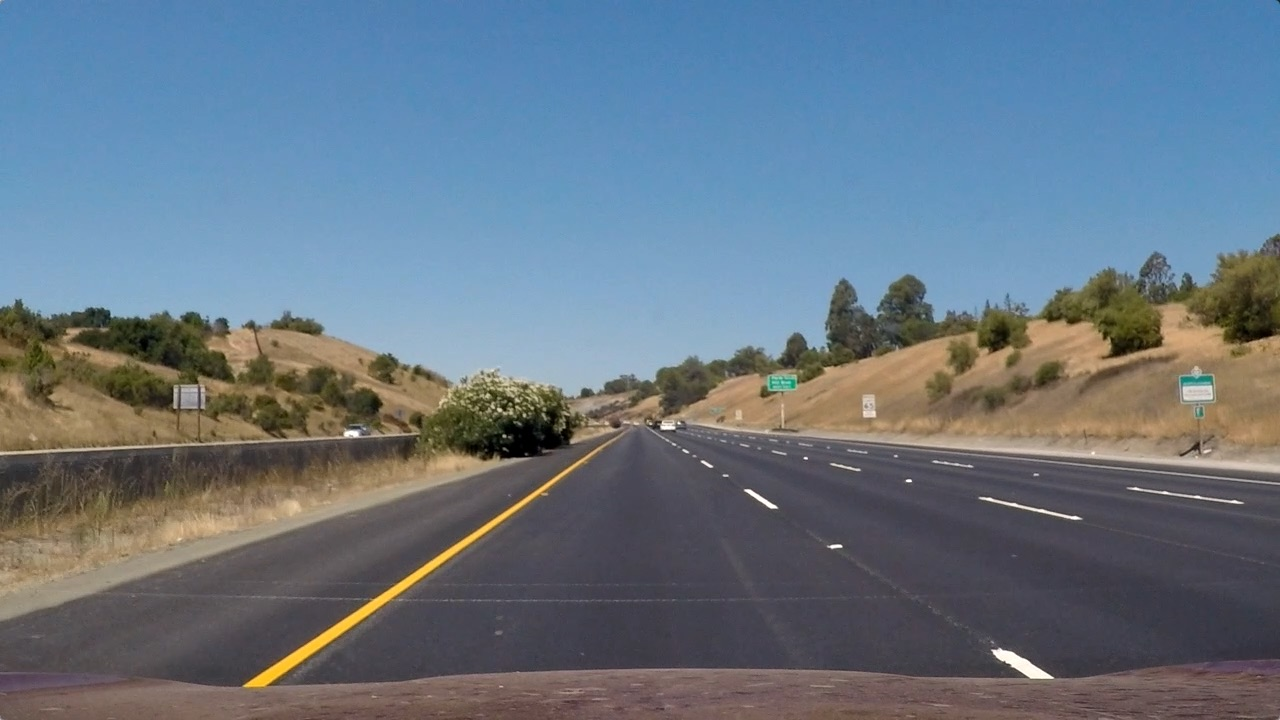
#> input picture test_images/straight_lines1.jpg, 1280 x 720 px
$ python -i project.py   (imports and definitions only)   (older library calls are emulated)
#> lines starting #> are read from the running program, lines starting #| are printed output that depends on the picture; after the words box and inside, x2 and y2 are one past the last pixel; in counts of white or black regions, pixels touching at a corner belong together
import numpy as np
import cv2
import glob
import matplotlib.pyplot as plt
import random

# Calibrate camera
# [10 lines left out: function calibrate, not called in this run]

# Return the undistorted image
def calc_undistort(img, mtx, dist):
    undist = cv2.undistort(img, mtx, dist, None, mtx)
    return undist

# Unwarp an image
# [86 lines left out: functions unwarp, plot_imgs, abs_sobel_thresh, mag_thresh, dir_threshold, S_select, not called in this run]

# Final pipeline for thresholding images
def threshold_pipeline(img, s_thresh=(170, 255), sx_thresh=(20, 100)):
    img = np.copy(img)

    # Convert to HSV color space and exclude the V channel
    hsv = cv2.cvtColor(img, cv2.COLOR_RGB2HLS).astype(np.float)
    l_channel = hsv[:,:,1]
    s_channel = hsv[:,:,2]

    # Sobel x
    sobelx = cv2.Sobel(l_channel, cv2.CV_64F, 1, 0) # Take the derivative in x
    abs_sobelx = np.absolute(sobelx) # Absolute x derivative to accentuate lines away from horizontal
    scaled_sobel = np.uint8(255*abs_sobelx/np.max(abs_sobelx))

    # Threshold x gradient
    sxbinary = np.zeros_like(scaled_sobel)
    sxbinary[(scaled_sobel >= sx_thresh[0]) & (scaled_sobel <= sx_thresh[1])] = 1

    # Threshold color channel
    s_binary = np.zeros_like(s_channel)
    s_binary[(s_channel >= s_thresh[0]) & (s_channel <= s_thresh[1])] = 1

    # Combine thresholds
    combined_binary = np.zeros_like(sxbinary)
    combined_binary[(s_binary == 1) | (sxbinary == 1)] = 1
    return combined_binary

# Define source and destination points
src = np.float32([[600, 448], [686, 448], [1120, 720], [202, 720]])
dst = np.float32([[350, 0], [900, 0], [900, 720], [350, 720]])

# Warp an image
def warp(img, reverse=False):
    img_size = (img.shape[1], img.shape[0])

    # Compute perspective transform and inverse
    M = cv2.getPerspectiveTransform(src, dst)
    Minv = cv2.getPerspectiveTransform(dst, src)

    # Allow for transforming from warped image, back to original
    if reverse == True:
        warped = cv2.warpPerspective(img, Minv, img_size, flags=cv2.INTER_LINEAR)
        return warped
    else:
        warped = cv2.warpPerspective(img, M, img_size, flags=cv2.INTER_LINEAR)
        return warped

def find_lane_lines(img):
    # Take a histogram of the bottom half of the image
    histogram = np.sum(img[int(img.shape[0]/2):,:], axis=0)

    # Create an output image to draw on and visualize the result
    out_img = np.dstack((img, img, img))*255

    # Find the peak of the left and right halves of the histogram
    # These will be the starting point for the left and right lines
    midpoint = np.int(histogram.shape[0]/2)
    leftx_base = np.argmax(histogram[:midpoint])
    rightx_base = np.argmax(histogram[midpoint:]) + midpoint

    # Choose the number of sliding windows
    nwindows = 9

    # Set height of windows
    window_height = np.int(img.shape[0]/nwindows)

    # Set the width of the windows +/- margin
    margin = 100

    # Set minimum number of pixels found to recenter window
    minpix = 50

    # Identify the x and y positions of all nonzero pixels in the image
    nonzero = img.nonzero()
    nonzeroy = np.array(nonzero[0])
    nonzerox = np.array(nonzero[1])

    # Current positions to be updated for each window
    leftx_current = leftx_base
    rightx_current = rightx_base

    # Lists to receive left and right lane pixel indices
    left_lane_inds = []
    right_lane_inds = []

    # Step through the windows one by one
    for window in range(nwindows):
        # Identify window boundaries in x and y (and right and left)
        win_y_low = img.shape[0] - (window+1)*window_height
        win_y_high = img.shape[0] - window*window_height
        win_xleft_low = leftx_current - margin
        win_xleft_high = leftx_current + margin
        win_xright_low = rightx_current - margin
        win_xright_high = rightx_current + margin

        # Draw the windows on the visualization image
        cv2.rectangle(out_img,(win_xleft_low,win_y_low),(win_xleft_high,win_y_high),(0,255,0), 2)
        cv2.rectangle(out_img,(win_xright_low,win_y_low),(win_xright_high,win_y_high),(0,255,0), 2)

        # Identify the nonzero pixels in x and y within the window
        good_left_inds = ((nonzeroy >= win_y_low) & (nonzeroy < win_y_high) & (nonzerox >= win_xleft_low) & (nonzerox < win_xleft_high)).nonzero()[0]
        good_right_inds = ((nonzeroy >= win_y_low) & (nonzeroy < win_y_high) & (nonzerox >= win_xright_low) & (nonzerox < win_xright_high)).nonzero()[0]

        # Append these indices to the lists
        left_lane_inds.append(good_left_inds)
        right_lane_inds.append(good_right_inds)

        # If you found > minpix pixels, recenter next window on their mean position
        if len(good_left_inds) > minpix:
            leftx_current = np.int(np.mean(nonzerox[good_left_inds]))
        if len(good_right_inds) > minpix:
            rightx_current = np.int(np.mean(nonzerox[good_right_inds]))

    # Concatenate the arrays of indices
    left_lane_inds = np.concatenate(left_lane_inds)
    right_lane_inds = np.concatenate(right_lane_inds)

    # Extract left and right line pixel positions
    leftx = nonzerox[left_lane_inds]
    lefty = nonzeroy[left_lane_inds]
    rightx = nonzerox[right_lane_inds]
    righty = nonzeroy[right_lane_inds]

    # Fit a second order polynomial to each
    left_fit = np.polyfit(lefty, leftx, 2)
    right_fit = np.polyfit(righty, rightx, 2)

    # Color lane lines red and blue
    out_img[nonzeroy[left_lane_inds], nonzerox[left_lane_inds]] = [255, 0, 0]
    out_img[nonzeroy[right_lane_inds], nonzerox[right_lane_inds]] = [0, 0, 255]

    # Generate x and y values for plotting
    ploty = np.linspace(0, img.shape[0]-1, img.shape[0])
    left_fitx = left_fit[0]*ploty**2 + left_fit[1]*ploty + left_fit[2]
    right_fitx = right_fit[0]*ploty**2 + right_fit[1]*ploty + right_fit[2]

    return out_img, ploty, left_fitx, right_fitx, left_fit, right_fit

# Search for lane lines within a margin around the lines from the previous frame
# [185 lines left out: functions find_more_lane_lines, window_mask, find_window_centroids, draw_lines, measure_curve_pixels, measure_curve and 2 more, not called in this run]

# First attempt at pipeline
def pipeline1(img):
    # Define source and destination points
    src = np.float32([[600, 448], [686, 448], [1120, 720], [202, 720]])
    dst = np.float32([[350, 0], [900, 0], [900, 720], [350, 720]])

    # Warp images
    warped = warp(img, reverse=False)

    # Create binary warped images
    binary_warped = threshold_pipeline(warped,
        s_thresh=(170, 255),
        sx_thresh=(20, 100))

    # Find lines
    out_img, ploty, left_fitx, right_fitx = find_lane_lines(binary_warped)

    # Measure the curve of the road
    curve = measure_curve(ploty, left_fitx, right_fitx)

    # Fill in lane green and undistort
    new_img = draw_on_road(img, binary_warped, ploty, left_fitx, right_fitx, radius_left, radius_right)

    return new_img, curve

# Line class for keeping track of recent measurements
class Line():
    def __init__(self):
        # Was the line detected in the last iteration?
        self.detected = False

        # Number of iterations to smooth over
        self.n = 3

        # Most recent coefficients
        self.current = [0, 0, 0]

        # Difference in coefficients between last and new fit
        self.diffs = [0, 0, 0]

        # Polynomial coefficients with length n
        self.A = []
        self.B = []
        self.C = []

        # Average coefficients from last n iterations
        self.avg_A = 0
        self.avg_B = 0
        self.avg_C = 0

        # Radius of curvature
        self.rad_of_curve = None

    # [27 lines left out: function add_avg_n_coefficients, not called in this run]

    def get_coefficients(self):
        return(self.avg_A, self.avg_B, self.avg_C, self.diffs, self.rad_of_curve)

left_line = Line()
right_line = Line()

# Final pipeline
# [68 lines left out: function pipeline, not called in this run]

>>> import cv2
>>> picture = cv2.cvtColor(cv2.imread('test_images/straight_lines1.jpg'), cv2.COLOR_BGR2RGB)
>>> result = pipeline1(picture)
#> in threshold_pipeline, `sobelx = cv2.Sobel(l_channel, cv2.CV_64F, 1, 0)`:
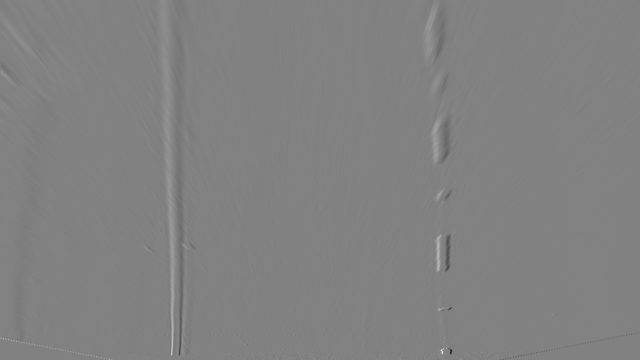
#> sobelx: shape (720, 1280) float64 (shown at 1/2 size); min -577, max 559, mean -0.2; drawn with min black and max white
#> in pipeline1, `binary_warped = threshold_pipeline(warped, s_thresh=(170, 255), sx_thr..`:
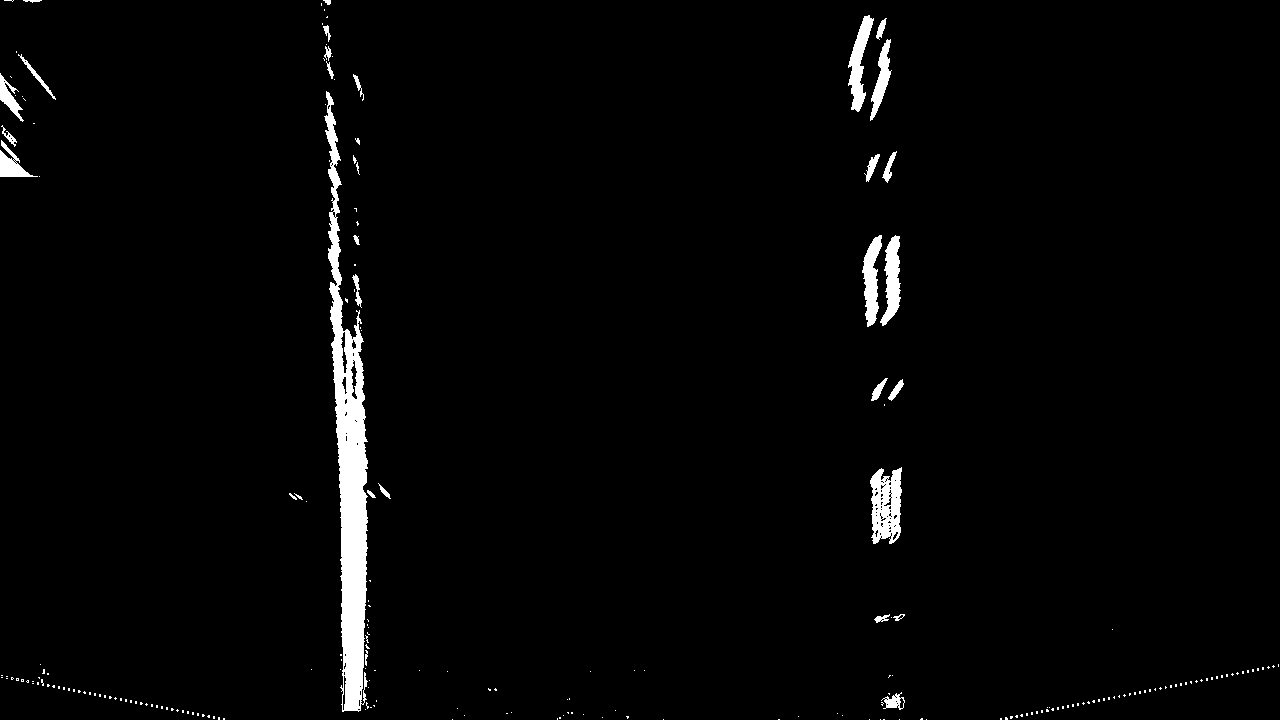
#> binary_warped: shape (720, 1280); values 0 (black) and 1 (white), 2.2% white; 231 white regions (199 under 20 px), largest, box (x1, y1, x2, y2) and area: (324, 91, 368, 712) 11270, (870, 467, 902, 544) 1750, (848, 15, 874, 112) 1093
#> in find_lane_lines, `histogram = np.sum(img[int(img.shape[0]/2):,:], axis=0)`: histogram = 1280 values, max 351 at index 347, min 0 at index 0, mean 9.3
#> in find_lane_lines, `leftx_base = np.argmax(histogram[:midpoint])`: leftx_base = 347
#> in find_lane_lines, `rightx_base = np.argmax(histogram[midpoint:]) + midpoint`: rightx_base = 898
#> in find_lane_lines, `nonzero = img.nonzero()`: nonzero = 20729 positions, rows 0 to 719, columns 0 to 1278
#> in find_lane_lines, `leftx_current = leftx_base`: leftx_current = 347
#> in find_lane_lines, `rightx_current = rightx_base`: rightx_current = 898
#> the loop in find_lane_lines, `for window in range(nwindows):` made 9 passes
#> (win_xleft_low, win_xleft_high, win_xright_low, win_xright_high, leftx_current, rightx_current) on passes 1 to 8: (247, 447, 798, 998, 353, 892), (253, 453, 792, 992, 353, 887), (253, 453, 787, 987, 353, 885), (253, 453, 785, 985, 351, 887), (251, 451, 787, 987, 346, 884), (246, 446, 784, 984, 339, 881), (239, 439, 781, 981, 336, 880), (236, 436, 780, 980, 335, 868)
#> after the loop in find_lane_lines, `for window in range(nwindows):`:
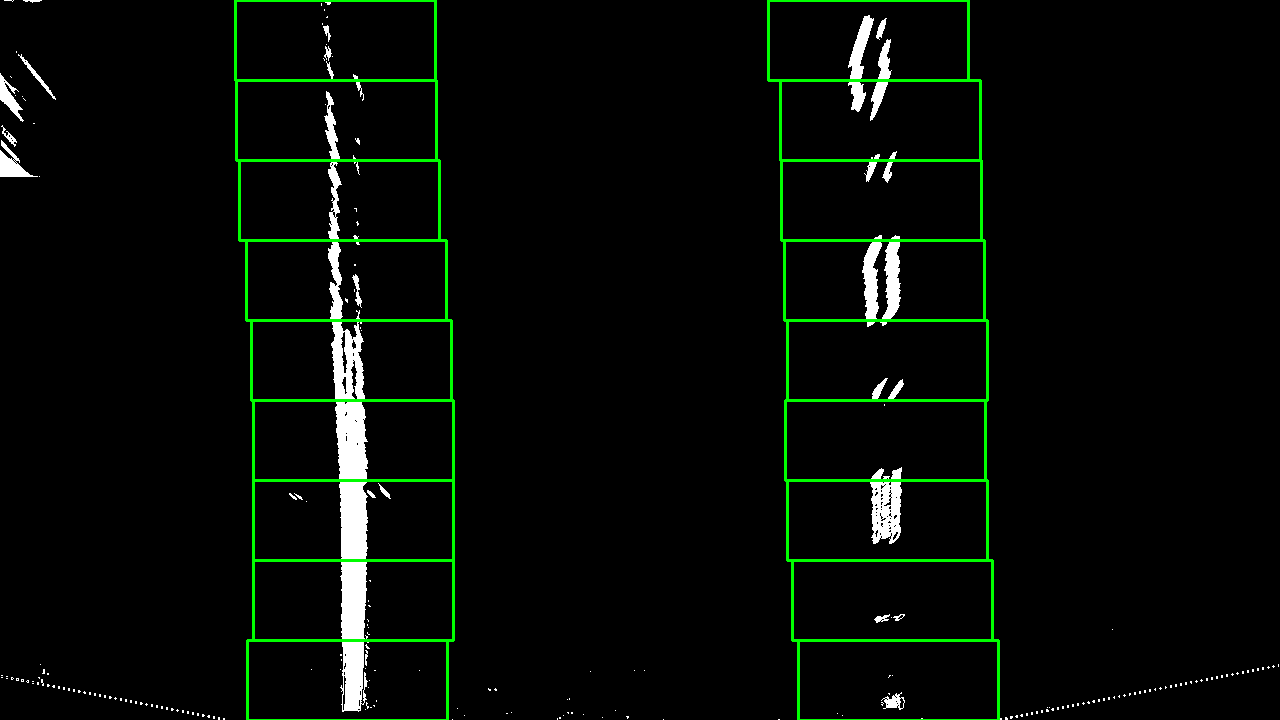
#> out_img: shape (720, 1280, 3); mean of channels 0, 1, 2 5.5, 10.9, 5.5; drawn as B, G, R
#> after the loop in find_lane_lines, `for window in range(nwindows):`: left_lane_inds = 9 items
#> in find_lane_lines, `left_lane_inds = np.concatenate(left_lane_inds)`: left_lane_inds = 12062 values, max 20577 at index 1533, min 28 at index 11827, mean 12183
#> in find_lane_lines, `right_lane_inds = np.concatenate(right_lane_inds)`: right_lane_inds = 6691 values, max 20723 at index 225, min 75 at index 5482, mean 7612.7
#> in find_lane_lines, `leftx = nonzerox[left_lane_inds]`: leftx = 12062 values, max 419 at index 705, min 289 at index 3855, mean 348.7
#> in find_lane_lines, `lefty = nonzeroy[left_lane_inds]`: lefty = 12062 values, max 711 at index 1531, min 0 at index 11827, mean 451.1
#> in find_lane_lines, `rightx = nonzerox[right_lane_inds]`: rightx = 6691 values, max 926 at index 225, min 798 at index 214, mean 879.5
#> in find_lane_lines, `righty = nonzeroy[right_lane_inds]`: righty = 6691 values, max 719 at index 217, min 15 at index 5482, mean 296.5
#> in find_lane_lines, `left_fit = np.polyfit(lefty, leftx, 2)`: left_fit = [-6.08e-05, 0.0869, 323.4]
#> in find_lane_lines, `right_fit = np.polyfit(righty, rightx, 2)`: right_fit = [-5.4e-05, 0.0709, 865.1]
#> in find_lane_lines, `out_img[nonzeroy[right_lane_inds], nonzerox[right_lane_inds]] = [0, 0,..`:
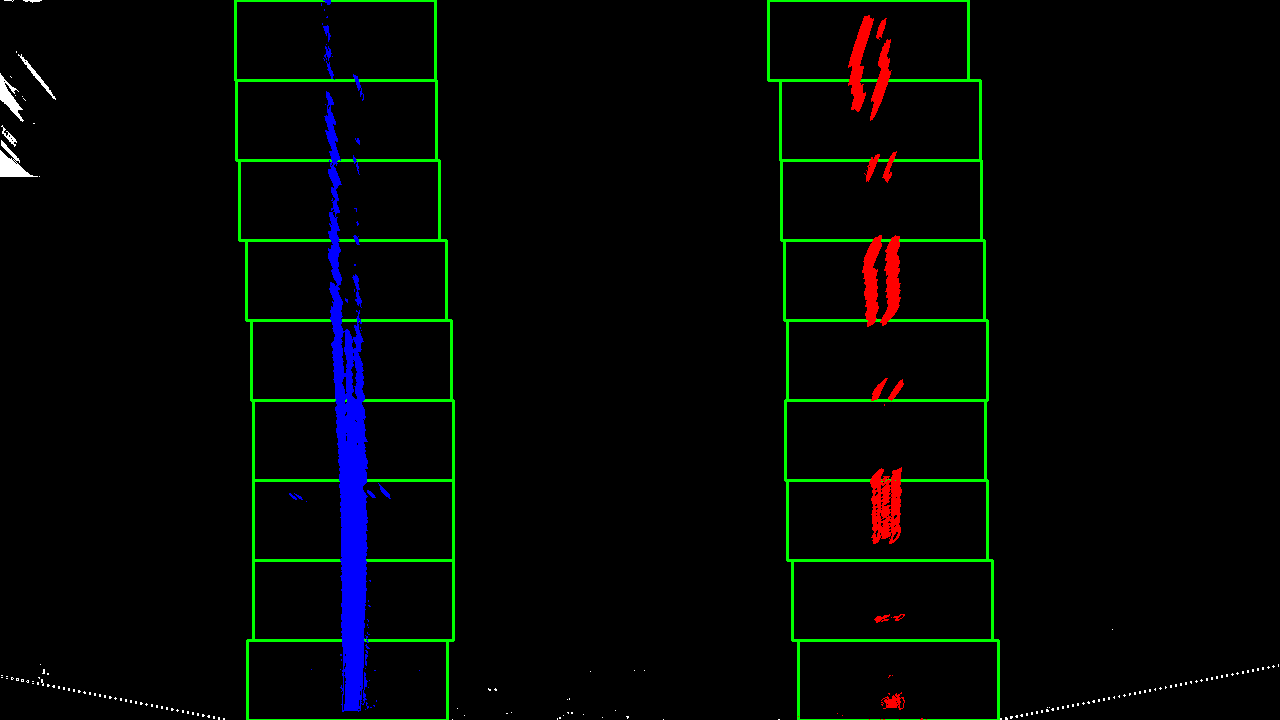
#> out_img: shape (720, 1280, 3); mean of channels 0, 1, 2 3.9, 5.7, 2.4; drawn as B, G, R
#> in find_lane_lines, `left_fitx = left_fit[0]*ploty**2 + left_fit[1]*ploty + left_fit[2]`: left_fitx = 720 values, max 354.5 at index 715, min 323.4 at index 0, mean 344.2
#> in find_lane_lines, `right_fitx = right_fit[0]*ploty**2 + right_fit[1]*ploty + right_fit[2]`: right_fitx = 720 values, max 888.4 at index 656, min 865.1 at index 0, mean 881.3
#> (the run stopped early here; a loop or call above may not have finished)
